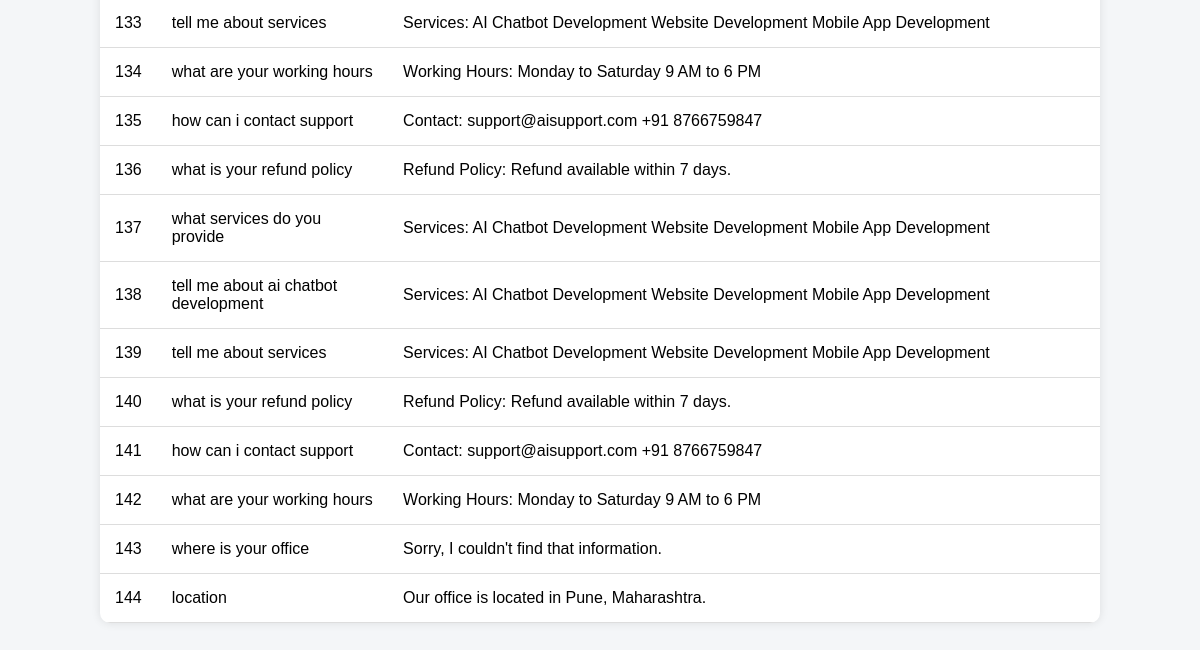
Before: /history (lower part) with the older database file.
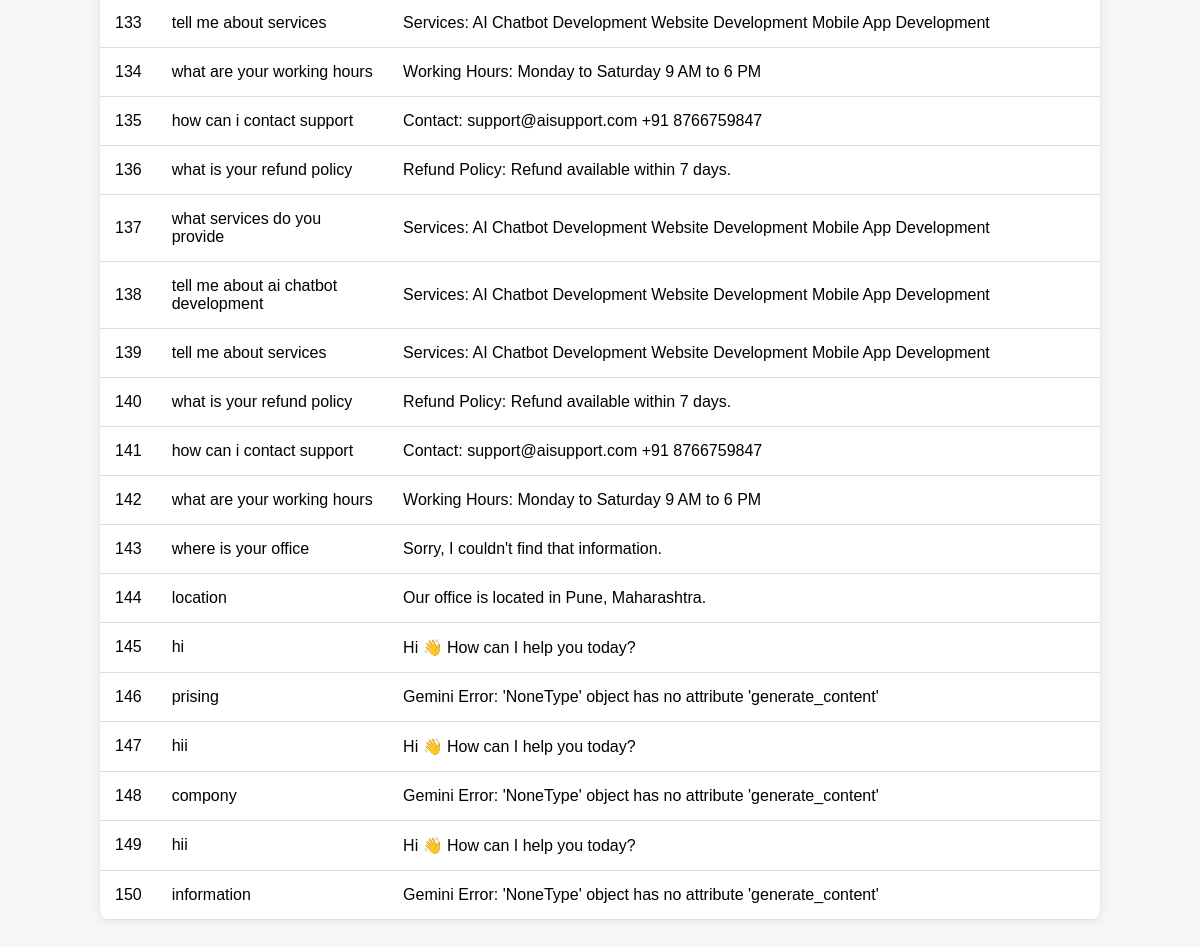
After: the same page with the newer database file.
### tables this page shows
CREATE TABLE chats (
    id INTEGER PRIMARY KEY AUTOINCREMENT,
    user_message TEXT,
    bot_reply TEXT
);

### bakend/appp.py (the view)
@app.route("/history")
def history():
    conn = sqlite3.connect("chatbot.db")
    cursor = conn.cursor()
    cursor.execute("SELECT * FROM chats")
    chats = cursor.fetchall()
    conn.close()
    return render_template(
        "history.html",
        chats=chats
    )

### bakend/templates/history.html (shortened to what this page needs)
<!DOCTYPE html>
<html>
<head>
</head>
<body>
<div class="container">
    <table>
        {% for chat in chats %}
        <tr>
            <td>{{ chat[0] }}</td>
            <td>{{ chat[1] }}</td>
            <td>{{ chat[2] }}</td>
        </tr>
        {% endfor %}
    </table>
</div>
</body>
</html>

### bakend/templates/history.html (style rules this page uses)
body { font-family: Arial, sans-serif; background:#f4f6f8; margin:0; padding:30px; }
.container { max-width:1000px; margin:auto; }
table { width:100%; border-collapse:collapse; background:white; box-shadow:0 0 10px rgba(0,0,0,0.1); border-radius:10px; overflow:hidden; }

Changed rows visible on the page:
added chats: id "145", user_message "hi", bot_reply "Hi 👋 How can I help you today?"
added chats: id "146", user_message "prising", bot_reply "Gemini Error: 'NoneType' object has no attribute 'generate_content'"
added chats: id "147", user_message "hii", bot_reply "Hi 👋 How can I help you today?"
added chats: id "148", user_message "compony", bot_reply "Gemini Error: 'NoneType' object has no attribute 'generate_content'"
added chats: id "149", user_message "hii", bot_reply "Hi 👋 How can I help you today?"
added chats: id "150", user_message "information", bot_reply "Gemini Error: 'NoneType' object has no attribute 'generate_content'"
